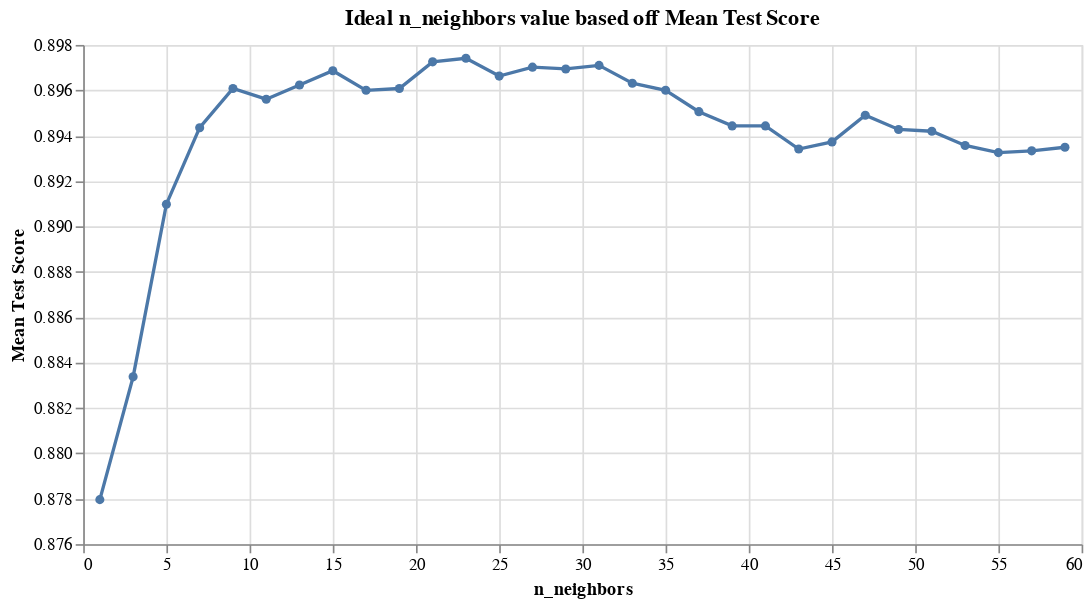

Notebook code for this chart:
### Code cell
accuracy = alt.Chart(accuracies_grid).mark_line(point=True).encode(
    x = alt.X("n_neighbors"),
    y = alt.Y("mean_test_score", title='Mean Test Score', scale=alt.Scale(zero=False)),
).properties(
    title='Ideal n_neighbors value based off Mean Test Score',
    width=600
)
accuracy

### Figure 1 — Vega-Lite specification as saved in the notebook (floating-point values rounded to 4 significant figures)
{"config": {"view": {"continuousWidth": 400, "continuousHeight": 300}}, "data": {"name": "data-cfbed118afacee441d7e96922f10578a"}, "mark": {"type": "line", "point": true}, "encoding": {"x": {"field": "n_neighbors", "type": "quantitative"}, "y": {"field": "mean_test_score", "scale": {"zero": false}, "title": "Mean Test Score", "type": "quantitative"}}, "title": "Ideal n_neighbors value based off Mean Test Score", "width": 600, "$schema": "https://vega.github.io/schema/vega-lite/v4.17.0.json", "datasets": {"data-cfbed118afacee441d7e96922f10578a": [{"n_neighbors": 1, "mean_test_score": 0.878, "sem_test_score": 0.002519}, {"n_neighbors": 3, "mean_test_score": 0.8834, "sem_test_score": 0.002673}, {"n_neighbors": 5, "mean_test_score": 0.891, "sem_test_score": 0.001766}, {"n_neighbors": 7, "mean_test_score": 0.8944, "sem_test_score": 0.001342}, {"n_neighbors": 9, "mean_test_score": 0.8961, "sem_test_score": 0.001038}, {"n_neighbors": 11, "mean_test_score": 0.8956, "sem_test_score": 0.00069}, {"n_neighbors": 13, "mean_test_score": 0.8962, "sem_test_score": 0.0006055}, {"n_neighbors": 15, "mean_test_score": 0.8969, "sem_test_score": 0.001563}, {"n_neighbors": 17, "mean_test_score": 0.896, "sem_test_score": 0.001116}, {"n_neighbors": 19, "mean_test_score": 0.8961, "sem_test_score": 0.001117}, {"n_neighbors": 21, "mean_test_score": 0.8973, "sem_test_score": 0.001184}, {"n_neighbors": 23, "mean_test_score": 0.8974, "sem_test_score": 0.001103}, {"n_neighbors": 25, "mean_test_score": 0.8966, "sem_test_score": 0.001251}, {"n_neighbors": 27, "mean_test_score": 0.897, "sem_test_score": 0.00093}, {"n_neighbors": 29, "mean_test_score": 0.8969, "sem_test_score": 0.0004395}, {"n_neighbors": 31, "mean_test_score": 0.8971, "sem_test_score": 0.0006953}, {"n_neighbors": 33, "mean_test_score": 0.8963, "sem_test_score": 0.0005742}, {"n_neighbors": 35, "mean_test_score": 0.896, "sem_test_score": 0.0008425}, {"n_neighbors": 37, "mean_test_score": 0.8951, "sem_test_score": 0.0008894}, {"n_neighbors": 39, "mean_test_score": 0.8944, "sem_test_score": 0.0007661}, {"n_neighbors": 41, "mean_test_score": 0.8944, "sem_test_score": 0.001091}, {"n_neighbors": 43, "mean_test_score": 0.8934, "sem_test_score": 0.0006487}, {"n_neighbors": 45, "mean_test_score": 0.8937, "sem_test_score": 0.001007}, {"n_neighbors": 47, "mean_test_score": 0.8949, "sem_test_score": 0.001187}, {"n_neighbors": 49, "mean_test_score": 0.8943, "sem_test_score": 0.0008577}, {"n_neighbors": 51, "mean_test_score": 0.8942, "sem_test_score": 0.000782}, {"n_neighbors": 53, "mean_test_score": 0.8936, "sem_test_score": 0.0005953}, {"n_neighbors": 55, "mean_test_score": 0.8933, "sem_test_score": 0.0006343}, {"n_neighbors": 57, "mean_test_score": 0.8933, "sem_test_score": 0.0006024}, {"n_neighbors": 59, "mean_test_score": 0.8935, "sem_test_score": 0.0007867}]}}
